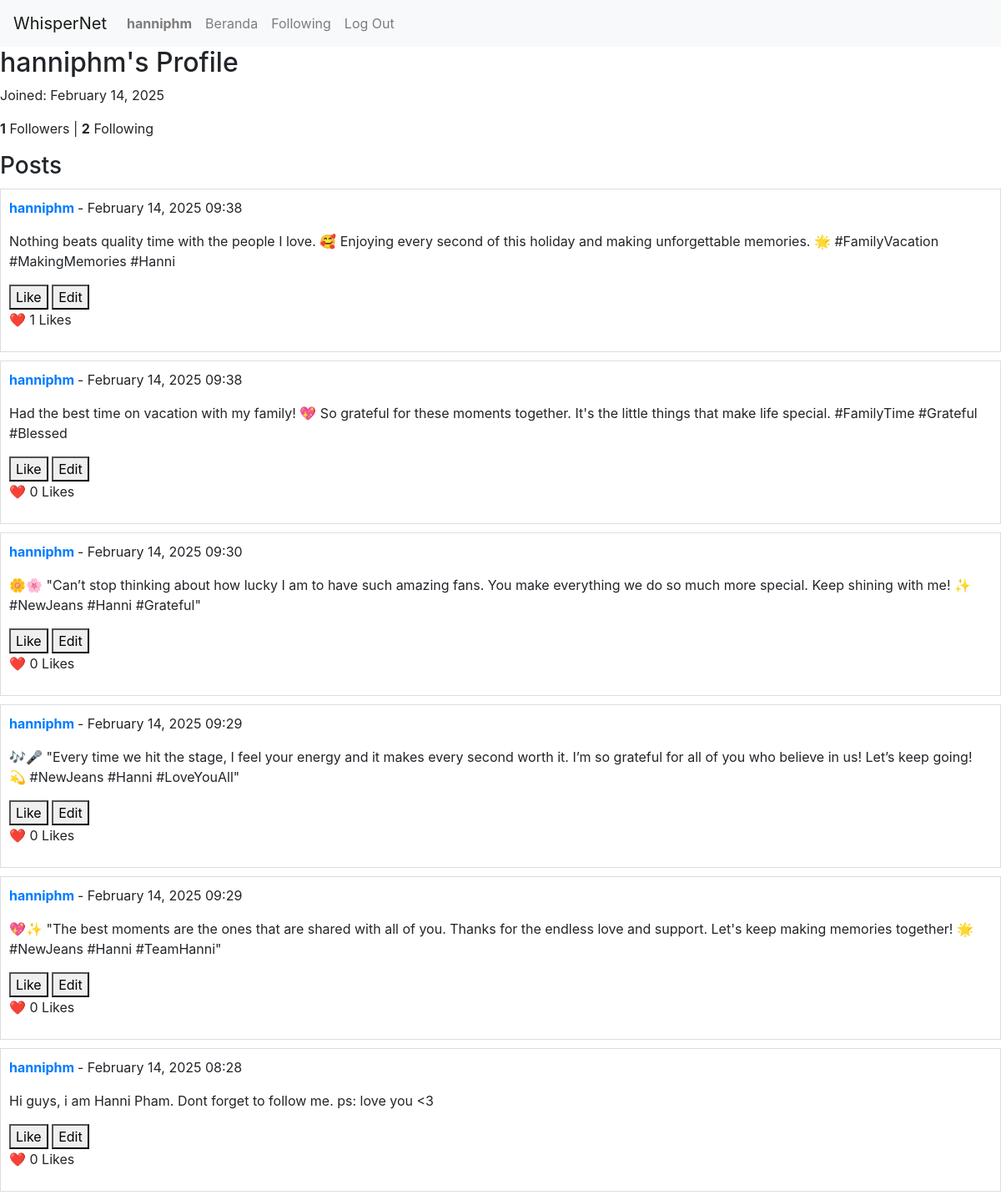
/profile/3/ (signed in), run on the app's committed database.
### network/models.py (models this page shows, shortened)
class User(AbstractUser):
    pass

class Post(models.Model):
    user = models.ForeignKey(User, on_delete=models.CASCADE) # Link post a user
    content = models.TextField() #Store post content
    timestamp = models.DateTimeField(auto_now_add=True) #Auto-generate timestamp
    likes = models.ManyToManyField(User, related_name='liked_posts', blank=True)
    def total_likes(self):
        return self.likes.count()

### network/views.py (the view)
# urls.py: path("profile/<int:user_id>/", views.profile, name="profile"), # profile page
def profile(request, user_id):
    user = get_object_or_404(User, id=user_id) # get the user or return 404
    posts = Post.objects.filter(user=user).order_by("-timestamp") # get user posts
    followers_count = Follow.objects.filter(followed=user).count()
    following_count = Follow.objects.filter(follower=user).count()
    is_following = Follow.objects.filter(follower=request.user, followed=user).exists()
    return render(request, "network/profile.html", {
        "profile_user": user,
        "posts": posts,
        "followers_count": followers_count,
        "following_count": following_count,
        "is_following": is_following
    })

### network/templates/network/profile.html (shortened to what this page needs)
{% extends "network/layout.html" %}
{% block body %}
    <h2>{{ profile_user.username }}'s Profile</h2>
    <p>Joined: {{ profile_user.date_joined|date:"F d, Y" }}</p>
    <p>
        <strong>{{ followers_count }}</strong> Followers |
        <strong>{{ following_count }}</strong> Following
    </p>
    <h3>Posts</h3>
    {% for post in posts %}
        <div id="post-{{ post.id }}" style="border: 1px solid #ddd; padding: 10px; margin: 10px 0;">
            <p>
                <strong>
                    <a href="{% url 'profile' post.user.id %}">{{ post.user.username }}</a>
                </strong> - {{ post.timestamp|date:"F d, Y H:i" }}
            </p>
            <p id="post-content-{{ post.id }}">{{ post.content }}</p>
            <button onclick="toggleLike(`{{ post.id }}`)">
                {% if request.user in post.likes.all %}
                    Unlike
                {% else %}
                    Like
                {% endif %}
            </button>
            {% if user == post.user %}
            <button onclick="editPost(`{{ post.id }}`)">Edit</button>
            {% endif %}
            <p>❤️ <span id="like-count-{{ post.id }}">{{ post.total_likes }}</span> Likes</p>
        </div>
    {% empty %}
        <p>No posts yet.</p>
    {% endfor %}
{% endblock %}

### network/templates/network/layout.html (shortened to what this page needs)
{% load static %}
<!DOCTYPE html>
<html lang="en">
    <head>
        <link rel="stylesheet" href="https://stackpath.bootstrapcdn.com/bootstrap/4.4.1/css/bootstrap.min.css">
        <link href="{% static 'network/styles.css' %}" rel="stylesheet">
    </head>
    <body>
        <nav class="navbar navbar-expand-lg navbar-light bg-light">
            <a class="navbar-brand" href="{% url 'index' %}">WhisperNet</a>
            <div>
              <ul class="navbar-nav mr-auto">
                {% if user.is_authenticated %}
                    <li class="nav-item">
                        <a class="nav-link" href="{% url 'profile' user.id %}"><strong>{{ user.username }}</strong></a>
                    </li>
                {% endif %}
                <li class="nav-item">
                  <a class="nav-link" href="{% url 'new_post' %}">Beranda</a>
                </li>
                {% if user.is_authenticated %}
                    <li class="nav-item">
                        <a class="nav-link" href="{% url 'following' %}">Following</a>
                    </li>
                    <li class="nav-item">
                        <a class="nav-link" href="{% url 'logout' %}">Log Out</a>
                    </li>
                {% endif %}
              </ul>
            </div>
          </nav>
        <div class="body">
            {% block body %}
            {% endblock %}
        </div>
    </body>
</html>

### data on the page
User: username "hanniphm", date_joined "February 14, 2025"
Post: user.username "hanniphm", timestamp "February 14, 2025 09:38", content "Nothing beats quality time with the people I love. 🥰 Enjoying every second of this holiday and making unforgettable memories. 🌟 #FamilyVacation #MakingMemories #Hanni", shows "Like", total_likes "1"
Post: user.username "hanniphm", timestamp "February 14, 2025 09:38", content "Had the best time on vacation with my family! 💖 So grateful for these moments together. It's the little things that make life special. #FamilyTime #Grateful #Blessed", shows "Like", total_likes "0"
Post: user.username "hanniphm", timestamp "February 14, 2025 09:30", content "🌼🌸 \"Can’t stop thinking about how lucky I am to have such amazing fans. You make everything we do so much more special. Keep shining with me! ✨ #NewJeans #Hanni #Grateful\"", shows "Like", total_likes "0"
Post: user.username "hanniphm", timestamp "February 14, 2025 09:29", content "🎶🎤 \"Every time we hit the stage, I feel your energy and it makes every second worth it. I’m so grateful for all of you who believe in us! Let’s keep going! 💫 #NewJeans #Hanni #LoveYouAll\"", shows "Like", total_likes "0"
Post: user.username "hanniphm", timestamp "February 14, 2025 09:29", content "💖✨ \"The best moments are the ones that are shared with all of you. Thanks for the endless love and support. Let's keep making memories together! 🌟 #NewJeans #Hanni #TeamHanni\"", shows "Like", total_likes "0"
Post: user.username "hanniphm", timestamp "February 14, 2025 08:28", content "Hi guys, i am Hanni Pham. Dont forget to follow me. ps: love you <3", shows "Like", total_likes "0"

### other printed values
{{ followers_count }} "1"
{{ following_count }} "2"
